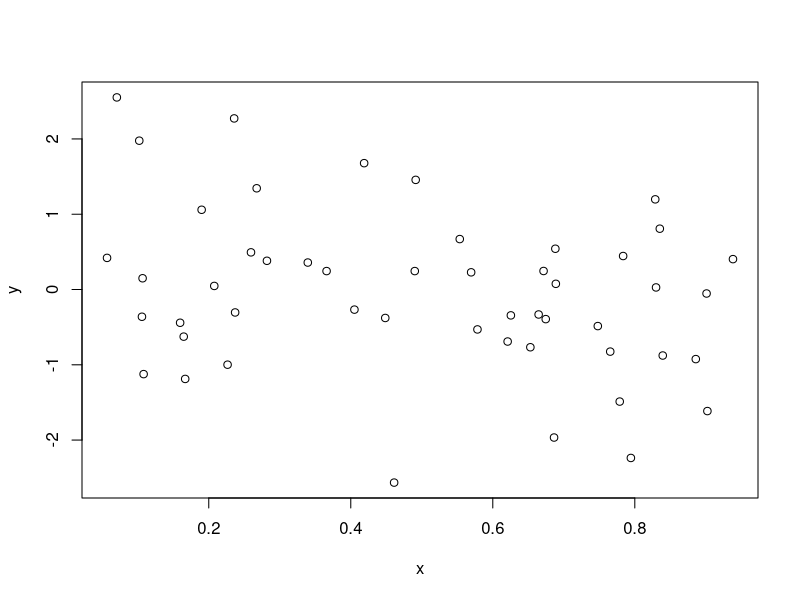
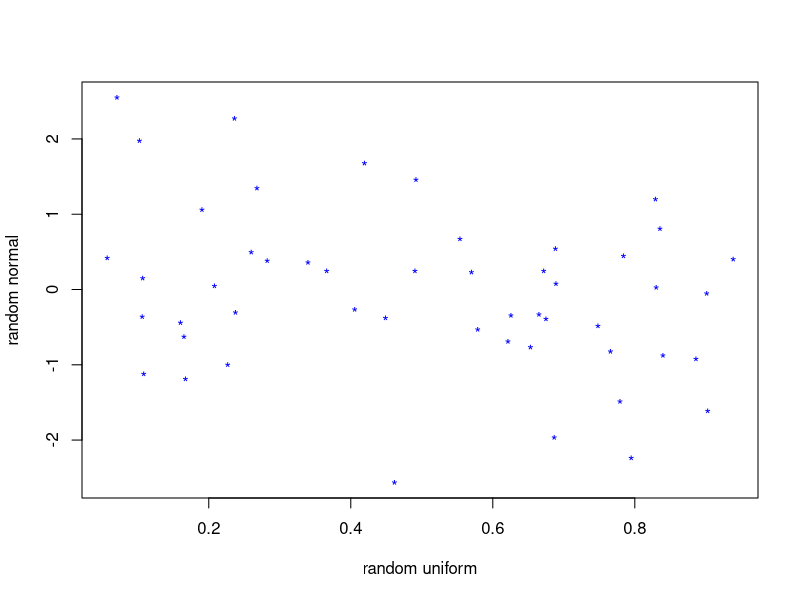
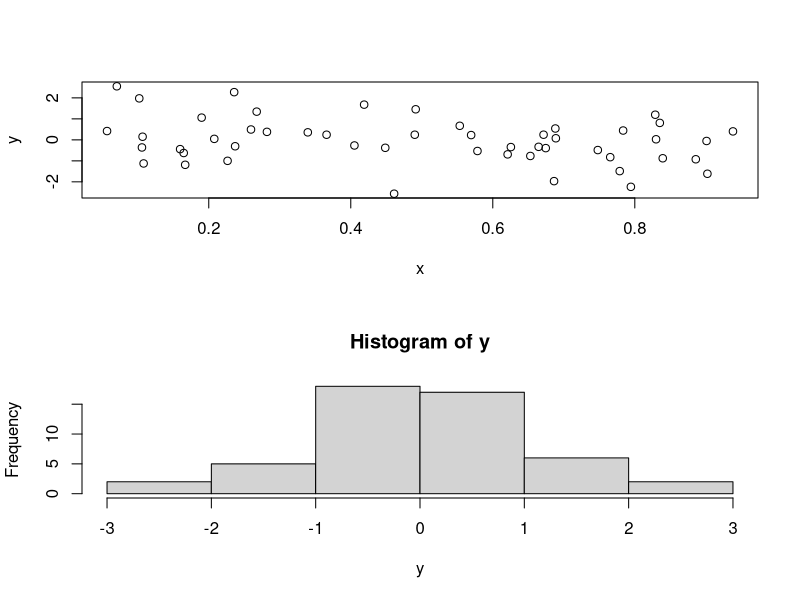

Source code (R) for these figures, in order: (Note: this script raises an error after producing the figures.)
###vectors, data, matrices, subsetting
x=c(2,7,5)
x
y=seq(from=4,length=3,by=3)
?seq
x[2:3]
x[-2]
z=matrix(seq(1,12),4,3)
z
z[,1]
dim(z)
ls()
x=runif(50)
y=rnorm(50)
plot(x,y)
plot(x, y, xlab="random uniform", ylab="random normal",pch="*", col="blue")
par(mfrow=c(2,1))
plot(x,y)
hist(y)
par(mfrow=c(1,1))
### reading in data
auto=read